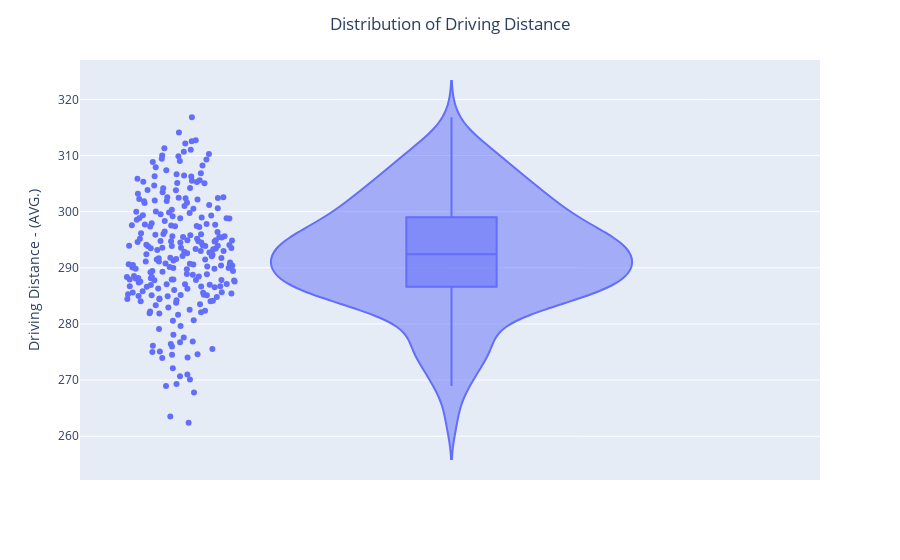

Write notebook code for a chart like this one.
### Markdown cell above
## Just for fun: an analysis of distance on the PGA Tour

### Code cell
fig = px.violin(df, y='Driving Distance - (AVG.)', box=True, points='all')
fig.update_layout(title_text='Distribution of Driving Distance', 
                  title_x=0.5)
fig.show()

### Figure 1 — Plotly figure (JSON) as saved in the notebook; plotly's stock layout.template omitted (floating-point values rounded to 4 significant figures; data arrays with more than 128 entries replaced by an {"elided": "..."} marker saying what was removed)
{"data": [{"alignmentgroup": "True", "box": {"visible": true}, "hovertemplate": "Driving Distance - (AVG.)=%{y}<extra></extra>", "legendgroup": "", "marker": {"color": "#636efa"}, "name": "", "offsetgroup": "", "orientation": "v", "points": "all", "scalegroup": "True", "showlegend": false, "type": "violin", "x0": " ", "xaxis": "x", "y": {"elided": "293 float values"}, "y0": " ", "yaxis": "y"}], "layout": {"legend": {"tracegroupgap": 0}, "margin": {"t": 60}, "title": {"text": "Distribution of Driving Distance", "x": 0.5}, "violinmode": "group", "xaxis": {"anchor": "y", "domain": [0, 1]}, "yaxis": {"anchor": "x", "domain": [0, 1], "title": {"text": "Driving Distance - (AVG.)"}}}}
